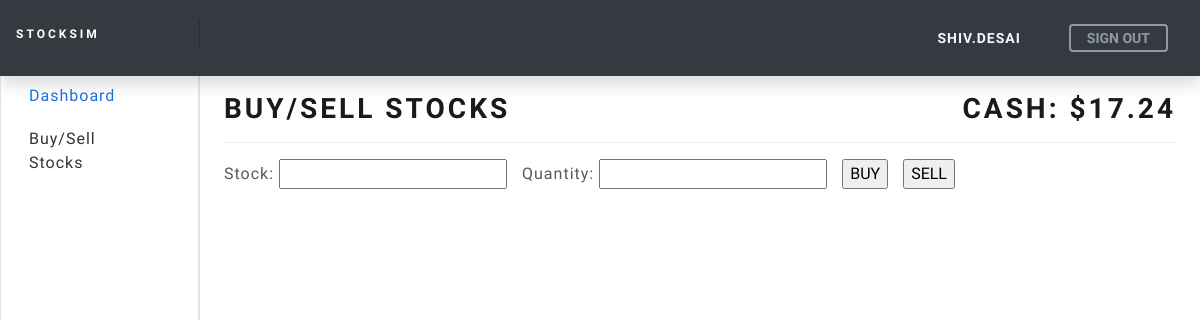
The page /portfolio/interact/ (signed in) on the database as committed earlier.
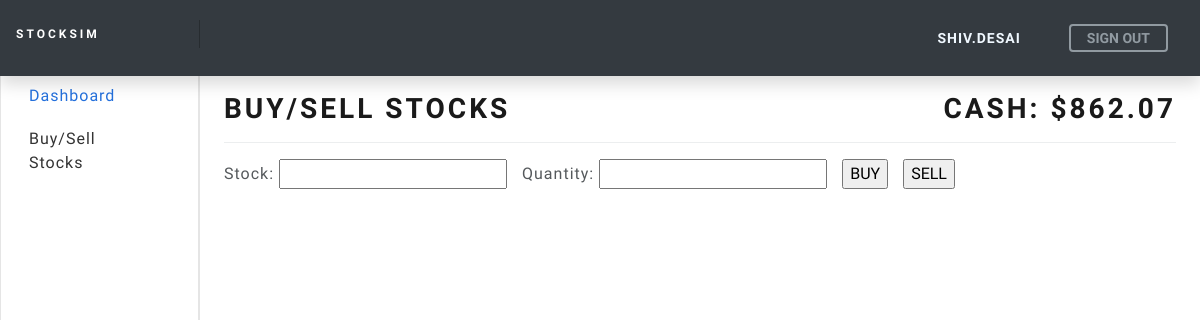
The same page on the database as committed later.
### portfolio/models.py (models this page shows, shortened)
class Cash(models.Model):
    cash = models.DecimalField(max_digits=7, decimal_places=2, default=10000)
    owner = models.ForeignKey(User, on_delete=models.CASCADE, default=None)
    class Meta:
        ordering = ['cash']

### portfolio/views.py (the view)
# urls.py: path('interact/', views.interact, name="interact")
@login_required(login_url="/accounts/login/")
def interact(request):
    user = request.user
    if request.method == 'POST':
        form = forms.BuyStock(request.POST, request=request)
        if form.is_valid() and 'buy_stock' in request.POST:
            stock = str(form.cleaned_data['stock']).upper().strip()
            in_portfolio = Portfolio.objects.filter(stock = stock).filter(buyer = request.user)
            if in_portfolio:
                quantity = form.cleaned_data['quantity']
                data = yf.download(tickers=stock, period='1d', interval='1h')
                stock_buy_price = round(float(data['Open'].iloc[-1]), 2)
                total_price = round(stock_buy_price * quantity, 2)
                p_object = in_portfolio[0]
                p_object.buy_price = (float(p_object.buy_price) + stock_buy_price) / 2
                p_object.quantity = int(p_object.quantity) + quantity
                p_object.save()
            else:
                quantity = form.cleaned_data['quantity']
                data = yf.download(tickers=stock, period='1d', interval='1h')
                stock_buy_price = round(float(data['Open'].iloc[-1]), 2)
                total_price = stock_buy_price * quantity
                instance = form.save(commit=False) # Maybe turn this into a function later becuase its repeated code for buying and selling
                instance.stock = stock
                instance.buy_price = stock_buy_price
                instance.cur_price = stock_buy_price # delete this later
                instance.profit = 0
                instance.buyer = request.user
                instance.save()
            cash = Cash.objects.filter(owner=user)[0]
            cash.cash = float(cash.cash) - total_price
            cash.save()
            return redirect('index')
        if form.is_valid() and 'sell_stock' in request.POST:
            instance = form.save(commit=False)
            stock = str(form.cleaned_data['stock']).upper().strip()
            quantity = int(form.cleaned_data['quantity'])
            portfolio_stock = Portfolio.objects.filter(stock = stock).filter(buyer = request.user)
            if portfolio_stock[0].quantity - quantity == 0:
                data = yf.download(tickers=stock, period='1d', interval='1h')
                stock_sell_price = round(float(data['Open'].iloc[-1]), 2)
                sell_value = quantity * stock_sell_price
                cash = Cash.objects.filter(owner=user)[0]
                cash.cash = float(cash.cash) + sell_value
                cash.save()
                portfolio_stock.delete()
            else:
                data = yf.download(tickers=stock, period='1d', interval='1h')
                stock_sell_price = round(float(data['Open'].iloc[-1]), 2)
                sell_value = quantity * stock_sell_price
                p_object = portfolio_stock[0]
                p_object.quantity = int(p_object.quantity) - quantity
                p_object.save()
                cash = Cash.objects.filter(owner=user)[0]
                cash.cash = float(cash.cash) + sell_value
                cash.save()
            return redirect('index')
    else:
        if user:
            cash = Cash.objects.filter(owner=user)[0].cash
            form = forms.BuyStock()
    if user:
        cash = cash = Cash.objects.filter(owner=user)[0].cash # Fix this logic up
    context = {
        'form': form,
        'cash': cash,
        'user': user
    }
    return render(request, 'interact.html', context=context)

### portfolio/forms.py (shortened to what this page needs)
class BuyStock(forms.ModelForm):
    def __init__(self, *args, **kwargs):
        self.request = kwargs.pop('request', None)
        super(BuyStock, self).__init__(*args, **kwargs)
    class Meta:
        model = models.Portfolio
        fields = ['stock', 'quantity']

### portfolio/templates/interact.html (shortened to what this page needs)
{% extends "base_generic.html" %}
{% block page-title %} <h1 class="h2">BUY/SELL STOCKS</h1> {% endblock %}
{% block cash %}<h1 class="h2">Cash: ${{ cash }}</h1>{% endblock %}
{% block user %} {{ user }} {% endblock %}
{% block signout %}
            <div class="nav-item text-nowrap">
                <form action="{% url 'logout' %}" method="post">
                    <button type="submit" class="btn btn-outline-secondary nav-link px-3">Sign Out</button>
                </form>
            </div>
{% endblock %}
{% block content %}
<div class="buy-stock">
    <form action="{% url 'interact' %}" method="post">
        <div class="form-container" style="display: flex;">
            {% for field in form %}
            <div style="margin-right: 15px;">
                {{ field.label_tag }} {{ field }} {{ field.errors }}
            </div>
            {% endfor %}
            <input type="submit" name="buy_stock" value="BUY" style="height: 50%; margin-right: 15px;">
            <input type="submit" name="sell_stock" value="SELL" style="height: 50%;">
        </div>
    </form>
</div>
{% endblock %}

### portfolio/templates/base_generic.html (shortened to what this page needs)
<!DOCTYPE html>
<html lang="en">
  <head>
    <link rel="stylesheet" href="https://cdn.jsdelivr.net/npm/bootstrap@4.4.1/dist/css/bootstrap.min.css">
    <link rel="stylesheet" href="//cdn.datatables.net/1.13.1/css/jquery.dataTables.min.css">
    {% load static %}
    <link rel="stylesheet" href="{% static 'css/styles.css' %}">
    <link rel="stylesheet" href="{% static 'css/dashboard.css' %}">
    <link rel="stylesheet" href="{% static 'css/bootstrap.min.css' %}">
    <link rel="stylesheet" href="{% static 'css/chart.css' %}">
    <link rel="stylesheet" href="{% static 'css/table.css' %}">
    <link rel="stylesheet" href="{% static 'css/errors.css' %}">
  </head>
  <body>
    {% block navbar %}
    <header class="navbar navbar-dark sticky-top bg-dark flex-md-nowrap p-0 shadow">
        <h1 class="navbar-brand navbar-dark bg-dark col-md-3 col-lg-2 me-0 px-3 fs-6" href="#">StockSim</h1>
        <div class="navbar bg-dark">
            <div class="nav-item text-nowrap">
                <a class="nav-link px-3" style="color: aliceblue;" href="#">{% block user %}{% endblock %}</a>
            </div>
            {% block signout %} {% endblock %}
        </div>
    </header>
    {% endblock %}
    <div class="container-fluid">
        <div class="row">
            {% block sidebar %}
            <nav id="sidebarMenu" class="col-md-3 col-lg-2 d-md-block bg-light sidebar collapse">
                <div class="position-sticky pt-4 sidebar-sticky">
                    <ul class="nav flex-column">
                    <li class="nav-item">
                        <a class="nav-link active" aria-current="page" href="{% url 'index' %}">
                        Dashboard
                        </a>
                    </li>
                    <li class="nav-item">
                        <a class="nav-link" href="{% url 'interact' %}">
                            Buy/Sell Stocks
                        </a>
                    </li>
                    </ul>
                </div>
            </nav>
            {% endblock %}
            <main class="col-md-9 ms-sm-auto col-lg-10 px-md-4">
                <div class="d-flex justify-content-between flex-wrap flex-md-nowrap align-items-center pt-3 pb-2 mb-3 border-bottom">
                    {% block page-title %}{% endblock %}
                    {% block cash %}{% endblock %}
                </div>
                {% block content %} {% endblock %}
            </main>
        </div>
    </div>
</body>
</html>

### portfolio/static/css/dashboard.css (style rules this page uses)
body { font-size: .875rem; }
.sidebar { position: fixed; top: 0; bottom: 0; left: 0; z-index: 100; padding: 48px 0 0; box-shadow: inset -1px 0 0 rgba(0, 0, 0, .1); }
.sidebar-sticky { height: calc(100vh - 48px); overflow-x: hidden; overflow-y: auto; }
.sidebar .nav-link { font-weight: 500; color: #333; }
.sidebar .nav-link.active { color: #2470dc; }
.navbar-brand { padding-top: .75rem; padding-bottom: .75rem; background-color: rgba(0, 0, 0, .25); box-shadow: inset -1px 0 0 rgba(0, 0, 0, .25); }

### portfolio/static/css/errors.css (style rules this page uses)
ul { padding: 0px; }

Rows that differ between the two databases and show on the page:
changed Cash: cash "17.24" → "862.07"
